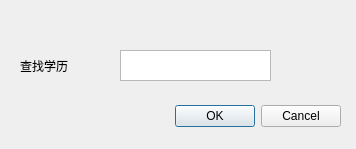
<?xml version="1.0" encoding="UTF-8"?>
<ui version="4.0">
 <class>SeekbyEducationDialog</class>
 <widget class="QDialog" name="SeekbyEducationDialog">
  <property name="geometry">
   <rect>
    <x>0</x>
    <y>0</y>
    <width>356</width>
    <height>149</height>
   </rect>
  </property>
  <property name="windowTitle">
   <string>Dialog</string>
  </property>
  <widget class="QDialogButtonBox" name="buttonBox">
   <property name="geometry">
    <rect>
     <x>0</x>
     <y>100</y>
     <width>341</width>
     <height>32</height>
    </rect>
   </property>
   <property name="orientation">
    <enum>Qt::Horizontal</enum>
   </property>
   <property name="standardButtons">
    <set>QDialogButtonBox::Cancel|QDialogButtonBox::Ok</set>
   </property>
  </widget>
  <widget class="QTextEdit" name="textSeekbyEducation">
   <property name="geometry">
    <rect>
     <x>120</x>
     <y>50</y>
     <width>151</width>
     <height>31</height>
    </rect>
   </property>
  </widget>
  <widget class="QLabel" name="label">
   <property name="geometry">
    <rect>
     <x>20</x>
     <y>60</y>
     <width>54</width>
     <height>12</height>
    </rect>
   </property>
   <property name="text">
    <string>查找学历</string>
   </property>
  </widget>
 </widget>
 <resources/>
 <connections>
  <connection>
   <sender>buttonBox</sender>
   <signal>accepted()</signal>
   <receiver>SeekbyEducationDialog</receiver>
   <slot>accept()</slot>
   <hints>
    <hint type="sourcelabel">
     <x>248</x>
     <y>254</y>
    </hint>
    <hint type="destinationlabel">
     <x>157</x>
     <y>274</y>
    </hint>
   </hints>
  </connection>
  <connection>
   <sender>buttonBox</sender>
   <signal>rejected()</signal>
   <receiver>SeekbyEducationDialog</receiver>
   <slot>reject()</slot>
   <hints>
    <hint type="sourcelabel">
     <x>316</x>
     <y>260</y>
    </hint>
    <hint type="destinationlabel">
     <x>286</x>
     <y>274</y>
    </hint>
   </hints>
  </connection>
 </connections>
</ui>
